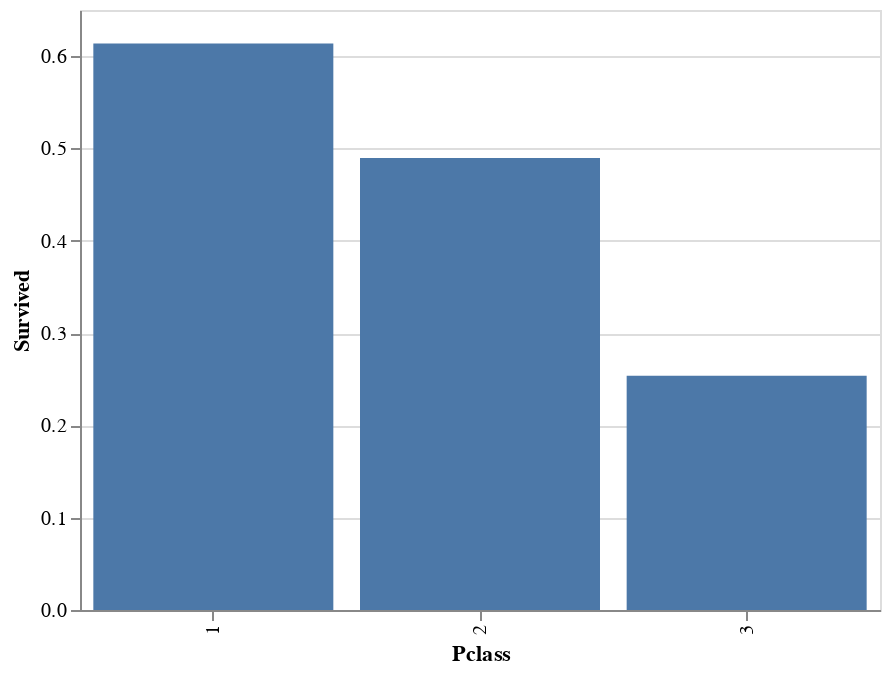

Here is the notebook cell this chart was saved with:
### Markdown cell above
Pclass 1 has the highest likelihood of surviving 61%

### Code cell
raw_agg = raw_train.groupby(['Pclass']).agg({'Survived':'mean'}).reset_index()

alt.Chart(raw_agg).mark_bar().encode(
    x='Pclass:N',
    y='Survived:Q',
    tooltip=['Survived','Pclass']
)

### Figure 1 — Vega-Lite specification as saved in the notebook (floating-point values rounded to 4 significant figures)
{"$schema": "https://vega.github.io/schema/vega-lite/v3.4.0.json", "config": {"mark": {"tooltip": null}, "view": {"height": 300, "width": 400}}, "data": {"name": "data-4e6626d2f039ec529224db91987c25f5"}, "datasets": {"data-4e6626d2f039ec529224db91987c25f5": [{"Pclass": 1, "Survived": 0.6136}, {"Pclass": 2, "Survived": 0.4898}, {"Pclass": 3, "Survived": 0.2538}]}, "encoding": {"tooltip": [{"field": "Survived", "type": "quantitative"}, {"field": "Pclass", "type": "quantitative"}], "x": {"field": "Pclass", "type": "nominal"}, "y": {"field": "Survived", "type": "quantitative"}}, "mark": "bar"}
